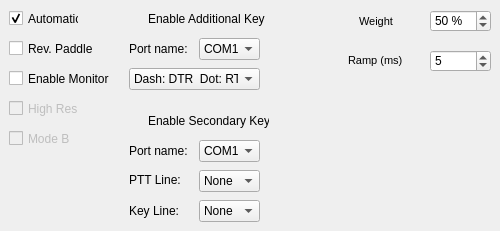
     <widget class="QWidget" name="page_6">
      <widget class="QCheckBox" name="chbIambic">
       <property name="geometry">
        <rect>
         <x>9</x>
         <y>10</y>
         <width>70</width>
         <height>17</height>
        </rect>
       </property>
       <property name="text">
        <string>Automatic</string>
       </property>
       <property name="checked">
        <bool>true</bool>
       </property>
      </widget>
      <widget class="QCheckBox" name="chbDisMonitor">
       <property name="geometry">
        <rect>
         <x>9</x>
         <y>70</y>
         <width>121</width>
         <height>17</height>
        </rect>
       </property>
       <property name="text">
        <string>Enable Monitor</string>
       </property>
      </widget>
      <widget class="QCheckBox" name="chbRevPaddle">
       <property name="geometry">
        <rect>
         <x>9</x>
         <y>40</y>
         <width>121</width>
         <height>17</height>
        </rect>
       </property>
       <property name="text">
        <string>Rev. Paddle</string>
       </property>
      </widget>
      <widget class="QCheckBox" name="chbHighRes">
       <property name="enabled">
        <bool>false</bool>
       </property>
       <property name="geometry">
        <rect>
         <x>9</x>
         <y>100</y>
         <width>70</width>
         <height>17</height>
        </rect>
       </property>
       <property name="text">
        <string>High Res</string>
       </property>
      </widget>
      <widget class="QCheckBox" name="chbModeB">
       <property name="enabled">
        <bool>false</bool>
       </property>
       <property name="geometry">
        <rect>
         <x>9</x>
         <y>130</y>
         <width>70</width>
         <height>17</height>
        </rect>
       </property>
       <property name="text">
        <string>Mode B</string>
       </property>
      </widget>
      <widget class="QSpinBox" name="sbWeight">
       <property name="geometry">
        <rect>
         <x>430</x>
         <y>10</y>
         <width>61</width>
         <height>22</height>
        </rect>
       </property>
       <property name="suffix">
        <string> %</string>
       </property>
       <property name="maximum">
        <number>100</number>
       </property>
       <property name="value">
        <number>50</number>
       </property>
      </widget>
      <widget class="QLabel" name="label_43">
       <property name="geometry">
        <rect>
         <x>359</x>
         <y>14</y>
         <width>71</width>
         <height>16</height>
        </rect>
       </property>
       <property name="text">
        <string>&lt;!DOCTYPE HTML PUBLIC &quot;-//W3C//DTD HTML 4.0//EN&quot; &quot;http://www.w3.org/TR/REC-html40/strict.dtd&quot;&gt;
&lt;html&gt;&lt;head&gt;&lt;meta name=&quot;qrichtext&quot; content=&quot;1&quot; /&gt;&lt;style type=&quot;text/css&quot;&gt;
p, li { white-space: pre-wrap; }
&lt;/style&gt;&lt;/head&gt;&lt;body style=&quot; font-family:'MS Shell Dlg 2'; font-size:8.25pt; font-weight:400; font-style:normal;&quot;&gt;
&lt;p style=&quot; margin-top:0px; margin-bottom:0px; margin-left:0px; margin-right:0px; -qt-block-indent:0; text-indent:0px;&quot;&gt;&lt;span style=&quot; font-size:8pt;&quot;&gt;Weight&lt;/span&gt;&lt;/p&gt;&lt;/body&gt;&lt;/html&gt;</string>
       </property>
      </widget>
      <widget class="QSpinBox" name="sbRamp">
       <property name="geometry">
        <rect>
         <x>430</x>
         <y>50</y>
         <width>61</width>
         <height>22</height>
        </rect>
       </property>
       <property name="maximum">
        <number>25</number>
       </property>
       <property name="value">
        <number>5</number>
       </property>
      </widget>
      <widget class="QLabel" name="label_55">
       <property name="geometry">
        <rect>
         <x>348</x>
         <y>51</y>
         <width>81</width>
         <height>20</height>
        </rect>
       </property>
       <property name="text">
        <string>&lt;!DOCTYPE HTML PUBLIC &quot;-//W3C//DTD HTML 4.0//EN&quot; &quot;http://www.w3.org/TR/REC-html40/strict.dtd&quot;&gt;
&lt;html&gt;&lt;head&gt;&lt;meta name=&quot;qrichtext&quot; content=&quot;1&quot; /&gt;&lt;style type=&quot;text/css&quot;&gt;
p, li { white-space: pre-wrap; }
&lt;/style&gt;&lt;/head&gt;&lt;body style=&quot; font-family:'MS Shell Dlg 2'; font-size:8.25pt; font-weight:400; font-style:normal;&quot;&gt;
&lt;p style=&quot; margin-top:0px; margin-bottom:0px; margin-left:0px; margin-right:0px; -qt-block-indent:0; text-indent:0px;&quot;&gt;&lt;span style=&quot; font-size:8pt;&quot;&gt;Ramp (ms)&lt;/span&gt;&lt;/p&gt;&lt;/body&gt;&lt;/html&gt;</string>
       </property>
      </widget>
      <widget class="QLabel" name="label_86">
       <property name="geometry">
        <rect>
         <x>129</x>
         <y>169</y>
         <width>61</width>
         <height>21</height>
        </rect>
       </property>
       <property name="styleSheet">
        <string notr="true">background-color: rgba(255, 255, 255, 0);</string>
       </property>
       <property name="text">
        <string>PTT Line:</string>
       </property>
      </widget>
      <widget class="QLabel" name="label_77">
       <property name="geometry">
        <rect>
         <x>129</x>
         <y>200</y>
         <width>61</width>
         <height>21</height>
        </rect>
       </property>
       <property name="styleSheet">
        <string notr="true">background-color: rgba(255, 255, 255, 0);</string>
       </property>
       <property name="text">
        <string>Key Line:</string>
       </property>
      </widget>
      <widget class="QComboBox" name="cbKeyPortName">
       <property name="geometry">
        <rect>
         <x>199</x>
         <y>140</y>
         <width>61</width>
         <height>22</height>
        </rect>
       </property>
       <property name="styleSheet">
        <string notr="true"/>
       </property>
       <item>
        <property name="text">
         <string>COM1</string>
        </property>
       </item>
       <item>
        <property name="text">
         <string>COM2</string>
        </property>
       </item>
       <item>
        <property name="text">
         <string>COM3</string>
        </property>
       </item>
       <item>
        <property name="text">
         <string>COM4</string>
        </property>
       </item>
       <item>
        <property name="text">
         <string>COM5</string>
        </property>
       </item>
       <item>
        <property name="text">
         <string>COM6</string>
        </property>
       </item>
       <item>
        <property name="text">
         <string>COM7</string>
        </property>
       </item>
       <item>
        <property name="text">
         <string>COM8</string>
        </property>
       </item>
       <item>
        <property name="text">
         <string>COM9</string>
        </property>
       </item>
       <item>
        <property name="text">
         <string>COM10</string>
        </property>
       </item>
       <item>
        <property name="text">
         <string>COM11</string>
        </property>
       </item>
       <item>
        <property name="text">
         <string>COM12</string>
        </property>
       </item>
       <item>
        <property name="text">
         <string>COM13</string>
        </property>
       </item>
       <item>
        <property name="text">
         <string>COM14</string>
        </property>
       </item>
       <item>
        <property name="text">
         <string>COM15</string>
        </property>
       </item>
       <item>
        <property name="text">
         <string>COM16</string>
        </property>
       </item>
       <item>
        <property name="text">
         <string>COM17</string>
        </property>
       </item>
       <item>
        <property name="text">
         <string>COM18</string>
        </property>
       </item>
      </widget>
      <widget class="QLabel" name="label_67">
       <property name="geometry">
        <rect>
         <x>129</x>
         <y>140</y>
         <width>61</width>
         <height>21</height>
        </rect>
       </property>
       <property name="styleSheet">
        <string notr="true">background-color: rgba(255, 255, 255, 0);</string>
       </property>
       <property name="text">
        <string>Port name:</string>
       </property>
      </widget>
      <widget class="QComboBox" name="cbKeyKeyLine">
       <property name="geometry">
        <rect>
         <x>199</x>
         <y>200</y>
         <width>61</width>
         <height>22</height>
        </rect>
       </property>
       <item>
        <property name="text">
         <string>None</string>
        </property>
       </item>
       <item>
        <property name="text">
         <string>DTR</string>
        </property>
       </item>
       <item>
        <property name="text">
         <string>RTS</string>
        </property>
       </item>
      </widget>
      <widget class="QComboBox" name="cbKeyPttLine">
       <property name="geometry">
        <rect>
         <x>199</x>
         <y>170</y>
         <width>61</width>
         <height>22</height>
        </rect>
       </property>
       <property name="currentIndex">
        <number>0</number>
       </property>
       <item>
        <property name="text">
         <string>None</string>
        </property>
       </item>
       <item>
        <property name="text">
         <string>DTR</string>
        </property>
       </item>
       <item>
        <property name="text">
         <string>RTS</string>
        </property>
       </item>
      </widget>
      <widget class="QCheckBox" name="chbKeyEnable">
       <property name="geometry">
        <rect>
         <x>129</x>
         <y>110</y>
         <width>141</width>
         <height>21</height>
        </rect>
       </property>
       <property name="styleSheet">
        <string notr="true">background-color: rgba(255, 255, 255, 0);</string>
       </property>
       <property name="text">
        <string>Enable Secondary Key</string>
       </property>
      </widget>
      <widget class="QCheckBox" name="chbAddKeyEnable">
       <property name="geometry">
        <rect>
         <x>129</x>
         <y>8</y>
         <width>201</width>
         <height>21</height>
        </rect>
       </property>
       <property name="styleSheet">
        <string notr="true">background-color: rgba(255, 255, 255, 0);</string>
       </property>
       <property name="text">
        <string>Enable Additional Key</string>
       </property>
      </widget>
      <widget class="QComboBox" name="cbAddKeyPortName">
       <property name="geometry">
        <rect>
         <x>199</x>
         <y>38</y>
         <width>61</width>
         <height>22</height>
        </rect>
       </property>
       <property name="styleSheet">
        <string notr="true"/>
       </property>
       <item>
        <property name="text">
         <string>COM1</string>
        </property>
       </item>
       <item>
        <property name="text">
         <string>COM2</string>
        </property>
       </item>
       <item>
        <property name="text">
         <string>COM3</string>
        </property>
       </item>
       <item>
        <property name="text">
         <string>COM4</string>
        </property>
       </item>
       <item>
        <property name="text">
         <string>COM5</string>
        </property>
       </item>
       <item>
        <property name="text">
         <string>COM6</string>
        </property>
       </item>
       <item>
        <property name="text">
         <string>COM7</string>
        </property>
       </item>
       <item>
        <property name="text">
         <string>COM8</string>
        </property>
       </item>
       <item>
        <property name="text">
         <string>COM9</string>
        </property>
       </item>
       <item>
        <property name="text">
         <string>COM10</string>
        </property>
       </item>
       <item>
        <property name="text">
         <string>COM11</string>
        </property>
       </item>
       <item>
        <property name="text">
         <string>COM12</string>
        </property>
       </item>
       <item>
        <property name="text">
         <string>COM13</string>
        </property>
       </item>
       <item>
        <property name="text">
         <string>COM14</string>
        </property>
       </item>
       <item>
        <property name="text">
         <string>COM15</string>
        </property>
       </item>
       <item>
        <property name="text">
         <string>COM16</string>
        </property>
       </item>
       <item>
        <property name="text">
         <string>COM17</string>
        </property>
       </item>
       <item>
        <property name="text">
         <string>COM18</string>
        </property>
       </item>
      </widget>
      <widget class="QComboBox" name="cbAddKeys">
       <property name="geometry">
        <rect>
         <x>129</x>
         <y>68</y>
         <width>131</width>
         <height>22</height>
        </rect>
       </property>
       <property name="currentIndex">
        <number>0</number>
       </property>
       <item>
        <property name="text">
         <string>Dash: DTR  Dot: RTS</string>
        </property>
       </item>
       <item>
        <property name="text">
         <string>Dash: RTS  Dot: DTR</string>
        </property>
       </item>
      </widget>
      <widget class="QLabel" name="label_106">
       <property name="geometry">
        <rect>
         <x>129</x>
         <y>38</y>
         <width>61</width>
         <height>21</height>
        </rect>
       </property>
       <property name="styleSheet">
        <string notr="true">background-color: rgba(255, 255, 255, 0);</string>
       </property>
       <property name="text">
        <string>Port name:</string>
       </property>
      </widget>
     </widget>
